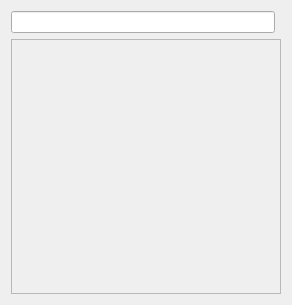
<?xml version="1.0" encoding="UTF-8"?>
<ui version="4.0">
 <author>Jim Morris</author>
 <class>KeyboardForm</class>
 <widget class="QWidget" name="KeyboardForm">
  <property name="geometry">
   <rect>
    <x>0</x>
    <y>0</y>
    <width>292</width>
    <height>305</height>
   </rect>
  </property>
  <layout class="QGridLayout" name="gridLayout">
   <item row="1" column="0">
    <widget class="QLineEdit" name="text">
     <property name="alignment">
      <set>Qt::AlignCenter</set>
     </property>
     <property name="readOnly">
      <bool>true</bool>
     </property>
    </widget>
   </item>
   <item row="2" column="0" colspan="2">
    <widget class="QFrame" name="frame">
     <property name="frameShape">
      <enum>QFrame::StyledPanel</enum>
     </property>
     <property name="frameShadow">
      <enum>QFrame::Raised</enum>
     </property>
    </widget>
   </item>
  </layout>
  <action name="actionQuit">
   <property name="text">
    <string>Quit</string>
   </property>
  </action>
 </widget>
 <resources/>
 <connections/>
</ui>
